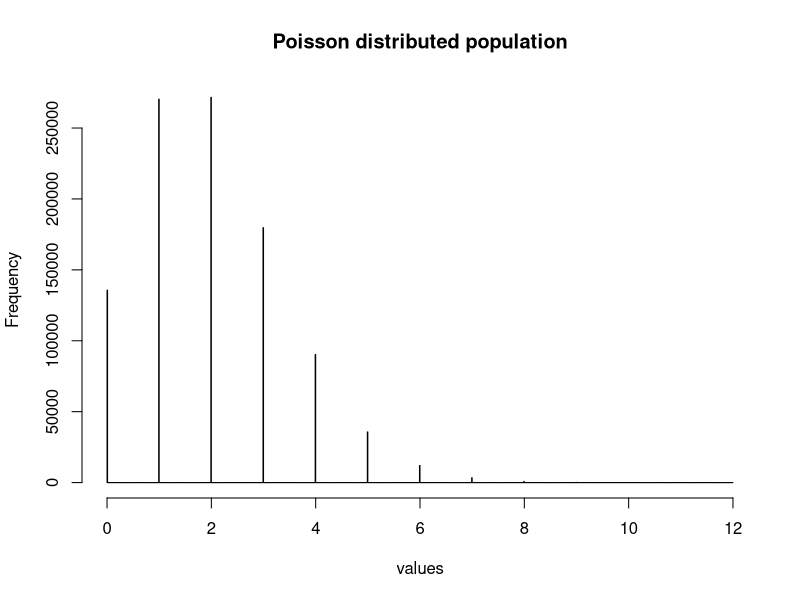

Generate this figure with R: (Note: this script raises an error after producing the figure.)
#---DEPENDENCIES----------------------------------------------------------------
library(ggplot2)

# constructing the population
lam <- 2
population <- rpois(1000000, lambda = lam)

# population distribution

hist(population,
  main = "Poisson distributed population",
  xlab = "values",
  col = "pink",
  border = "black",
  breaks = 1000
)

# defining parameters
ref_mean <- lam # lambda parameter for poisson distribution (given)
pop_mean <- mean(population) # true mean of population

# setting up alpha threshold 
alpha <- 0.05

# for large sample size

# EXPERIMENT -
# running 20 experiments comprising of finding number of times null hypothesis
# is rejected out of 200 tests conducted at a time
large_sample_size <- c() # to store number of times rejected
for (i in 1:20){
  sample_size <- 10000 # sample size (much larger than 30)
  iterations <- 200 # number of experiments performed
  
  # constructing vector to store difference b/w reference mean and sample mean
  diff_mean_sample <- rep(0,iterations)
  
  # constructing vector to store p values
  pvaluetest <- rep(0,iterations)
  
  # constructing vector to store null hypothesis accept or reject
  nullh_ar <- rep(0,iterations)
  
  # Performing t-test multiple times 
  for (x in 1:iterations) { # setting up for-loop for 200 iterations of experiment
    # drawing a sample
    sampledata <- sample(population, sample_size, replace = FALSE)
    
    # appending difference b/w reference mean and sample mean
    diff_mean_sample[x] <- mean(sampledata) - ref_mean
    
    # performing a t-test
    ttestresults <- t.test(sampledata, mu = ref_mean)
    # appending p value of test 
    pvaluetest[x] <- ttestresults$p.value # p-value
    
    # using a conditional to accept or reject null-hypothesis
    # rejecting null hypothesis when p value less than alpha AND
    # reference mean greater than sample mean
    if (ttestresults$p.value < alpha && diff_mean_sample[x] < 0)
    {nullh_ar[x] <- 1} # null hypothesis rejected 
    else
    {nullh_ar[x] <- 0} # null hypothesis accepted
  }
  large_sample_size <- append(large_sample_size,sum(nullh_ar))
}

# for small sample size

# EXPERIMENT -
# running 20 experiments comprising of finding number of times null hypothesis
# is rejected out of 200 tests conducted at a time
small_sample_size <- c() # to store number of times rejected
for (i in 1:20){
  sample_size <- 7 # sample size (much larger than 30)
  iterations <- 200 # number of experiments performed
  
  # constructing vector to store difference b/w reference mean and sample mean
  diff_mean_sample <- rep(0,iterations)
  
  # constructing vector to store p values
  pvaluetest <- rep(0,iterations)
  
  # constructing vector to store null hypothesis accept or reject
  nullh_ar <- rep(0,iterations)
  
  # Performing t-test multiple times 
  for (x in 1:iterations) { # setting up for-loop for 200 iterations of experiment
    # drawing a sample
    sampledata <- sample(population, sample_size, replace = FALSE)
    
    # appending difference b/w reference mean and sample mean
    diff_mean_sample[x] <- mean(sampledata) - ref_mean
    
    # performing a t-test
    ttestresults <- t.test(sampledata, mu = ref_mean)
    # appending p value of test 
    pvaluetest[x] <- ttestresults$p.value # p-value
    
    # using a conditional to accept or reject null-hypothesis
    # rejecting null hypothesis when p value less than alpha AND
    # reference mean greater than sample mean
    if (ttestresults$p.value < alpha && diff_mean_sample[x] < 0)
    {nullh_ar[x] <- 1} # null hypothesis rejected 
    else
    {nullh_ar[x] <- 0} # null hypothesis accepted
  }
  small_sample_size <- append(small_sample_size,sum(nullh_ar))
}

# plot p-value for experiment
pl <- qplot(pvaluetest, binwidth = 0.1, xlab = "p-value", ylab = "Experiments")
plot(pl)

# constructing box plot to see distribution of number of rejections out of 200 iterations
# for large and small sample size
plot(
  boxplot(
    large_sample_size,
    small_sample_size,
    xlab = "sample sizes",
    ylab = "number of rejections out of 200",
    main = "to demostrate t-test results difference b/w large and small sample sizes",
    col = c("pink","orange"),
    names = c("large sample size","small sample size")
  )
)


